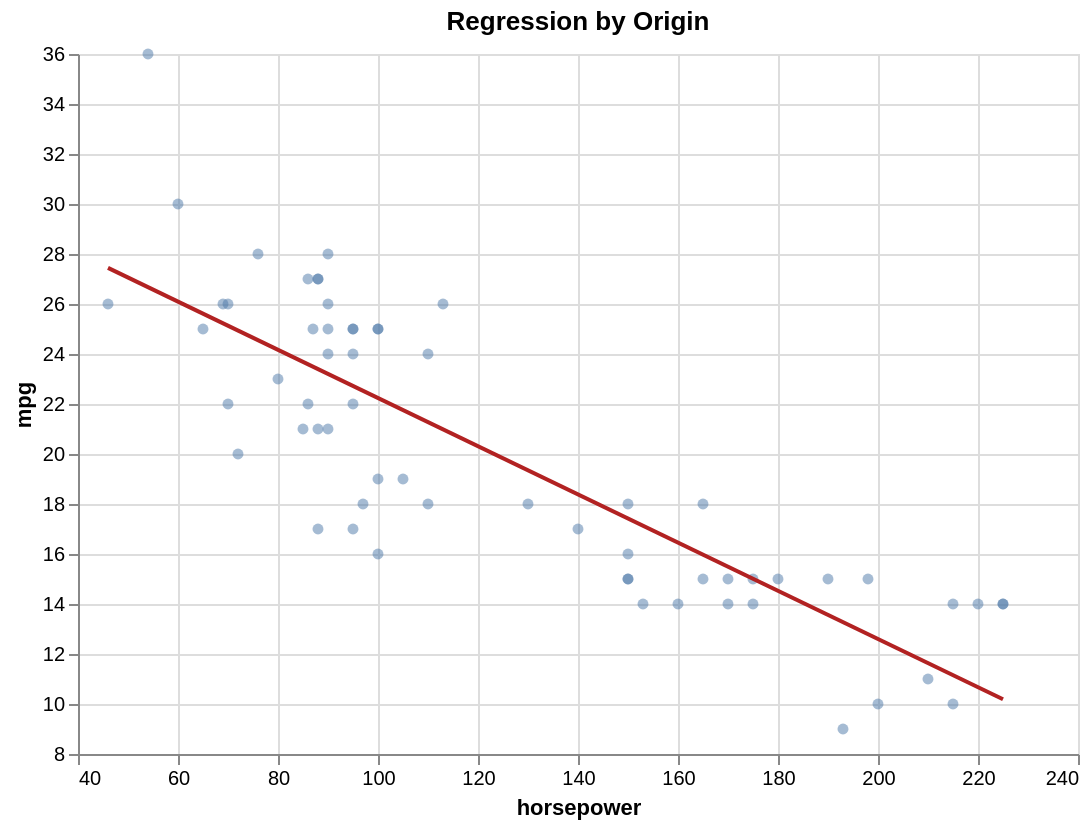

Specify this chart in Vega-Lite:
### Vega-Lite specification from a JSON file in a GitHub repository (floating-point values rounded to 4 significant figures)
{"$schema": "https://vega.github.io/schema/vega-lite/v5.json", "config": {"axis": {"labelLimit": 0}, "header": {"labelLimit": 0}, "legend": {"labelLimit": 0}}, "data": {"values": [{"acceleration": 12.0, "cylinders": 8, "horsepower": 130, "mpg": 18, "origin": "USA", "weight": 3504}, {"acceleration": 11.5, "cylinders": 8, "horsepower": 165, "mpg": 15, "origin": "USA", "weight": 3693}, {"acceleration": 11.0, "cylinders": 8, "horsepower": 150, "mpg": 18, "origin": "USA", "weight": 3436}, {"acceleration": 12.0, "cylinders": 8, "horsepower": 150, "mpg": 16, "origin": "USA", "weight": 3433}, {"acceleration": 10.5, "cylinders": 8, "horsepower": 140, "mpg": 17, "origin": "USA", "weight": 3449}, {"acceleration": 10.0, "cylinders": 8, "horsepower": 198, "mpg": 15, "origin": "USA", "weight": 4341}, {"acceleration": 9.0, "cylinders": 8, "horsepower": 220, "mpg": 14, "origin": "USA", "weight": 4354}, {"acceleration": 8.5, "cylinders": 8, "horsepower": 215, "mpg": 14, "origin": "USA", "weight": 4312}, {"acceleration": 10.0, "cylinders": 8, "horsepower": 225, "mpg": 14, "origin": "USA", "weight": 4425}, {"acceleration": 8.5, "cylinders": 8, "horsepower": 190, "mpg": 15, "origin": "USA", "weight": 3850}, {"acceleration": 10.0, "cylinders": 8, "horsepower": 170, "mpg": 15, "origin": "USA", "weight": 3563}, {"acceleration": 8.0, "cylinders": 8, "horsepower": 160, "mpg": 14, "origin": "USA", "weight": 3609}, {"acceleration": 9.5, "cylinders": 8, "horsepower": 150, "mpg": 15, "origin": "USA", "weight": 3761}, {"acceleration": 10.0, "cylinders": 8, "horsepower": 225, "mpg": 14, "origin": "USA", "weight": 3086}, {"acceleration": 15.0, "cylinders": 4, "horsepower": 95, "mpg": 24, "origin": "Japan", "weight": 2372}, {"acceleration": 15.5, "cylinders": 4, "horsepower": 95, "mpg": 22, "origin": "Japan", "weight": 2833}, {"acceleration": 15.5, "cylinders": 4, "horsepower": 97, "mpg": 18, "origin": "Japan", "weight": 2774}, {"acceleration": 16.0, "cylinders": 4, "horsepower": 85, "mpg": 21, "origin": "Japan", "weight": 2587}, {"acceleration": 14.5, "cylinders": 4, "horsepower": 88, "mpg": 27, "origin": "Japan", "weight": 2130}, {"acceleration": 20.5, "cylinders": 4, "horsepower": 46, "mpg": 26, "origin": "Europe", "weight": 1835}, {"acceleration": 17.5, "cylinders": 4, "horsepower": 87, "mpg": 25, "origin": "Europe", "weight": 2672}, {"acceleration": 15.0, "cylinders": 4, "horsepower": 90, "mpg": 24, "origin": "Europe", "weight": 2430}, {"acceleration": 17.5, "cylinders": 4, "horsepower": 95, "mpg": 25, "origin": "Europe", "weight": 2375}, {"acceleration": 15.5, "cylinders": 4, "horsepower": 113, "mpg": 26, "origin": "Europe", "weight": 2234}, {"acceleration": 18.5, "cylinders": 4, "horsepower": 90, "mpg": 21, "origin": "Europe", "weight": 2648}, {"acceleration": 14.0, "cylinders": 8, "horsepower": 215, "mpg": 10, "origin": "USA", "weight": 4615}, {"acceleration": 13.0, "cylinders": 8, "horsepower": 200, "mpg": 10, "origin": "USA", "weight": 4376}, {"acceleration": 13.5, "cylinders": 8, "horsepower": 210, "mpg": 11, "origin": "USA", "weight": 4382}, {"acceleration": 18.0, "cylinders": 8, "horsepower": 193, "mpg": 9, "origin": "USA", "weight": 4732}, {"acceleration": 14.5, "cylinders": 4, "horsepower": 88, "mpg": 27, "origin": "Japan", "weight": 2130}, {"acceleration": 13.5, "cylinders": 4, "horsepower": 90, "mpg": 28, "origin": "Japan", "weight": 2264}, {"acceleration": 15.5, "cylinders": 4, "horsepower": 95, "mpg": 25, "origin": "Japan", "weight": 2228}, {"acceleration": 19.0, "cylinders": 4, "horsepower": 100, "mpg": 25, "origin": "Japan", "weight": 2046}, {"acceleration": 13.0, "cylinders": 4, "horsepower": 105, "mpg": 19, "origin": "Europe", "weight": 2634}, {"acceleration": 15.5, "cylinders": 4, "horsepower": 100, "mpg": 16, "origin": "Europe", "weight": 2702}, {"acceleration": 16.5, "cylinders": 4, "horsepower": 88, "mpg": 17, "origin": "Europe", "weight": 2875}, {"acceleration": 17.0, "cylinders": 4, "horsepower": 100, "mpg": 19, "origin": "Europe", "weight": 2901}, {"acceleration": 11.0, "cylinders": 6, "horsepower": 165, "mpg": 18, "origin": "USA", "weight": 3353}, {"acceleration": 11.5, "cylinders": 6, "horsepower": 175, "mpg": 14, "origin": "USA", "weight": 3169}, {"acceleration": 12.5, "cylinders": 6, "horsepower": 153, "mpg": 14, "origin": "USA", "weight": 2906}, {"acceleration": 13.5, "cylinders": 6, "horsepower": 150, "mpg": 15, "origin": "USA", "weight": 3380}, {"acceleration": 12.0, "cylinders": 8, "horsepower": 180, "mpg": 15, "origin": "USA", "weight": 3740}, {"acceleration": 11.0, "cylinders": 8, "horsepower": 170, "mpg": 14, "origin": "USA", "weight": 4080}, {"acceleration": 11.5, "cylinders": 8, "horsepower": 175, "mpg": 15, "origin": "USA", "weight": 3645}, {"acceleration": 14.0, "cylinders": 4, "horsepower": 110, "mpg": 24, "origin": "Japan", "weight": 2585}, {"acceleration": 19.0, "cylinders": 4, "horsepower": 72, "mpg": 20, "origin": "Japan", "weight": 2310}, {"acceleration": 15.0, "cylinders": 4, "horsepower": 100, "mpg": 25, "origin": "Japan", "weight": 2472}, {"acceleration": 16.0, "cylinders": 4, "horsepower": 88, "mpg": 21, "origin": "Japan", "weight": 2265}, {"acceleration": 19.5, "cylinders": 4, "horsepower": 86, "mpg": 27, "origin": "Japan", "weight": 2110}, {"acceleration": 14.5, "cylinders": 4, "horsepower": 90, "mpg": 26, "origin": "Japan", "weight": 2800}, {"acceleration": 19.5, "cylinders": 4, "horsepower": 70, "mpg": 26, "origin": "Japan", "weight": 2110}, {"acceleration": 17.0, "cylinders": 4, "horsepower": 76, "mpg": 28, "origin": "Japan", "weight": 2085}, {"acceleration": 17.0, "cylinders": 4, "horsepower": 65, "mpg": 25, "origin": "Japan", "weight": 2245}, {"acceleration": 15.0, "cylinders": 4, "horsepower": 69, "mpg": 26, "origin": "Japan", "weight": 1965}, {"acceleration": 17.0, "cylinders": 4, "horsepower": 60, "mpg": 30, "origin": "Japan", "weight": 1755}, {"acceleration": 14.0, "cylinders": 6, "horsepower": 70, "mpg": 22, "origin": "USA", "weight": 2815}, {"acceleration": 12.5, "cylinders": 6, "horsepower": 95, "mpg": 17, "origin": "USA", "weight": 3210}, {"acceleration": 13.5, "cylinders": 6, "horsepower": 80, "mpg": 23, "origin": "USA", "weight": 3380}, {"acceleration": 15.5, "cylinders": 4, "horsepower": 54, "mpg": 36, "origin": "Japan", "weight": 1760}, {"acceleration": 14.0, "cylinders": 4, "horsepower": 90, "mpg": 25, "origin": "Europe", "weight": 2130}, {"acceleration": 15.5, "cylinders": 4, "horsepower": 86, "mpg": 22, "origin": "Europe", "weight": 2205}, {"acceleration": 13.5, "cylinders": 4, "horsepower": 110, "mpg": 18, "origin": "Europe", "weight": 2245}]}, "height": 350, "layer": [{"encoding": {"tooltip": [{"field": "mpg", "type": "quantitative"}, {"field": "horsepower", "type": "quantitative"}], "x": {"field": "horsepower", "scale": {"zero": false}, "type": "quantitative"}, "y": {"field": "mpg", "scale": {"zero": false}, "type": "quantitative"}}, "mark": {"filled": true, "opacity": 0.5, "type": "point"}}, {"encoding": {"x": {"field": "horsepower", "scale": {"zero": false}, "type": "quantitative"}, "y": {"field": "mpg", "scale": {"zero": false}, "type": "quantitative"}}, "mark": {"color": "firebrick", "type": "line"}, "transform": [{"method": "linear", "on": "horsepower", "regression": "mpg"}]}], "params": [{"bind": {"input": "select", "labels": ["All", "Europe", "Japan", "USA"], "name": "origin: ", "options": [null, "Europe", "Japan", "USA"]}, "name": "select_origin", "value": null}], "title": "Regression by Origin", "transform": [{"filter": "select_origin === null || datum.origin === select_origin"}], "width": 500}
